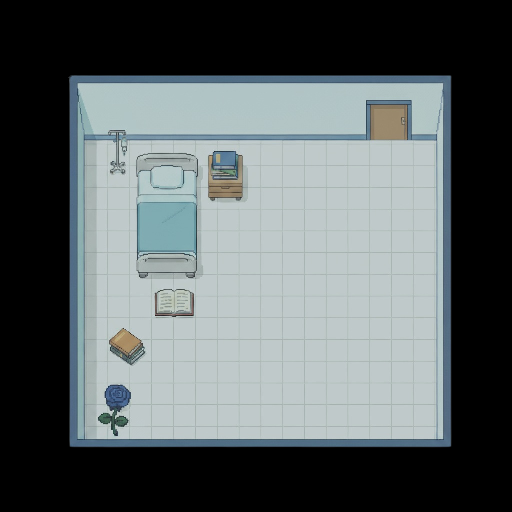

This game map was drawn from its Tiled (.tmx) file and the tilesets committed beside it. A one-line description and the trimmed map source follow:
An orthogonal 8x8 tile map with 64x64 px tiles, 1 tile layer (ground) and 14 objects (spawn_from_room1, flower, book3, book2, book1).

<map version="1.10" tiledversion="1.11.2" orientation="orthogonal" renderorder="right-down" width="8" height="8" tilewidth="64" tileheight="64" infinite="0" nextlayerid="8" nextobjectid="20">
 <tileset firstgid="1" source="room1.tsx" />
 <layer id="2" name="ground" class="ground" width="8" height="8">
  <data>[64 cells, 64 non-empty, 64 distinct tile ids]</data>
 </layer>
 <objectgroup id="3" name="collision">
  <object id="1" x="80.3333" y="76.3333" width="285" height="65.3333" />
  <object id="2" x="69.3333" y="76.0833" width="15" height="370.5" />
  <object id="3" x="65.5153" y="440.606" width="385" height="8" />
  <object id="4" x="435.973" y="76.6973" width="14.3636" height="365" />
  <object id="5" x="141.333" y="164.833" width="50" height="100.5" />
  <object id="6" x="214" y="165.333" width="23" height="22" />
  <object id="8" x="409.833" y="75.3333" width="39.5" height="66" />
 </objectgroup>
 <objectgroup id="7" name="entry_point">
  <object id="18" name="spawn_from_room1" x="382.394" y="208.747">
   <point />
  </object>
 </objectgroup>
 <objectgroup id="4" name="interact" class="interact">
  <object id="9" name="flower" x="94.3333" y="382.333" width="41.5" height="55.5" />
  <object id="10" name="book3" x="105.833" y="326.833" width="40" height="41" />
  <object id="11" name="book2" x="153.833" y="290.833" width="38" height="27" />
  <object id="12" name="book1" x="206.833" y="150.833" width="36" height="53" />
 </objectgroup>
 <objectgroup id="5" name="door">
  <object id="14" x="362.833" y="75.8333" width="49.5" height="65.3182" />
 </objectgroup>
 <objectgroup id="6" name="teleport">
  <object id="15" x="364.667" y="146" width="43.3333" height="34.6667">
   <properties>
    <property name="target_map" value="asset/room2/room2.tmx" />
    <property name="target_spawn_point" value="spawn_from_room1" />
   </properties>
  </object>
 </objectgroup>
</map>
